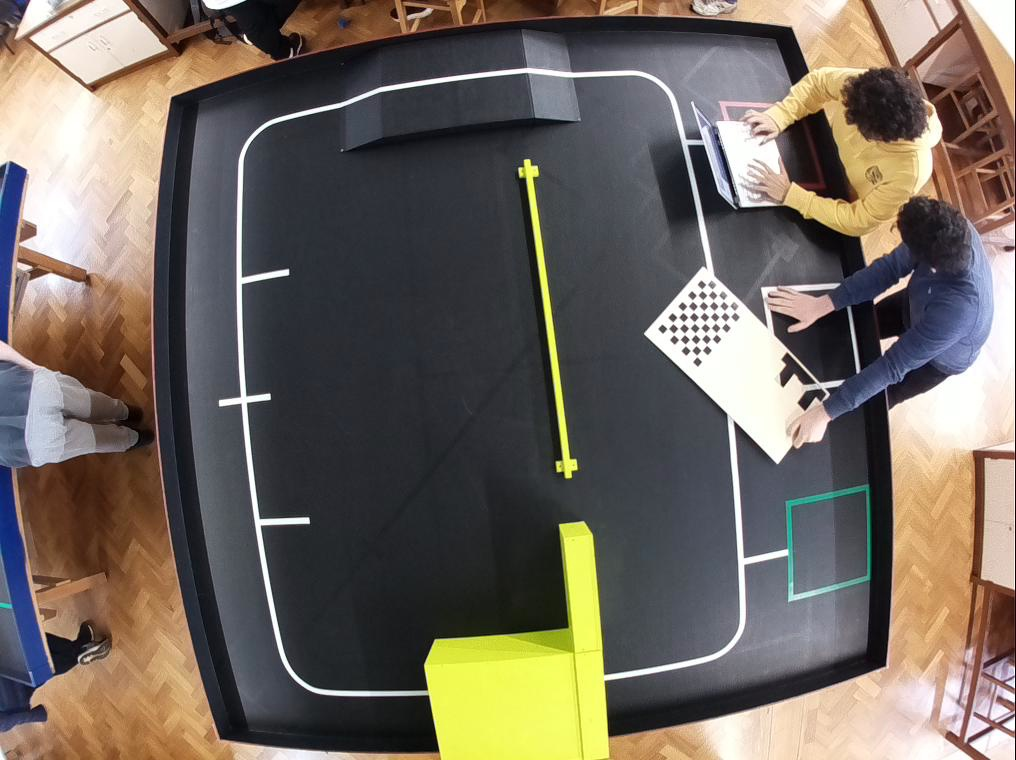
#> input picture 0_IDP_TEST.jpg, 1016 x 760 px; its folder holds only this picture in this run
$ python -i stream_test.py   (imports and definitions only)   (older library calls are emulated)
#> lines starting #> are read from the running program, lines starting #| are printed output that depends on the picture; after the words box and inside, x2 and y2 are one past the last pixel; in counts of white or black regions, pixels touching at a corner belong together
#> further down, picture is the input picture: shape (760, 1016, 3); mean B, G, R 94.7, 103.8, 112.3
import cv2
import time
import matplotlib.pyplot as plt
import os
import sys
from PIL import Image
import glob
import numpy as np

url = "http://localhost:8081/stream/video.mjpeg"

theta2 = 0
#theta2 = 4
theta = 83.5 + theta2

# Camera parameters for distortion and the camera matrix + dimensions
DIM=(1016, 760)
K= np.array([[567.4130565572482, 0.0, 501.39791714355], [0.0, 567.3325405728447, 412.9039077874256], [0.0, 0.0, 1.0]])
D=np.array([[-0.05470334257497442], [-0.09142371384400942], [0.17966906821072895], [-0.08708720575337928]])

# [27 lines left out: functions rotate_image, undistort, not called in this run]

# edge detection
def detect_edge(image):
    edges = cv2.Canny(image, 100, 200)
    return edges

# mask creation for white path lines
def mask(frame):
    img =  (cv2.cvtColor(frame, cv2.COLOR_BGR2HSV_FULL))
#> img: shape (760, 1016, 3); mean H, S, V 110.2, 63.5, 119.4
    sensitivity = 40
    lower_white = np.array([0,0,255-sensitivity])
    upper_white = np.array([255,sensitivity,255])

    mask = cv2.inRange(img, lower_white, upper_white)
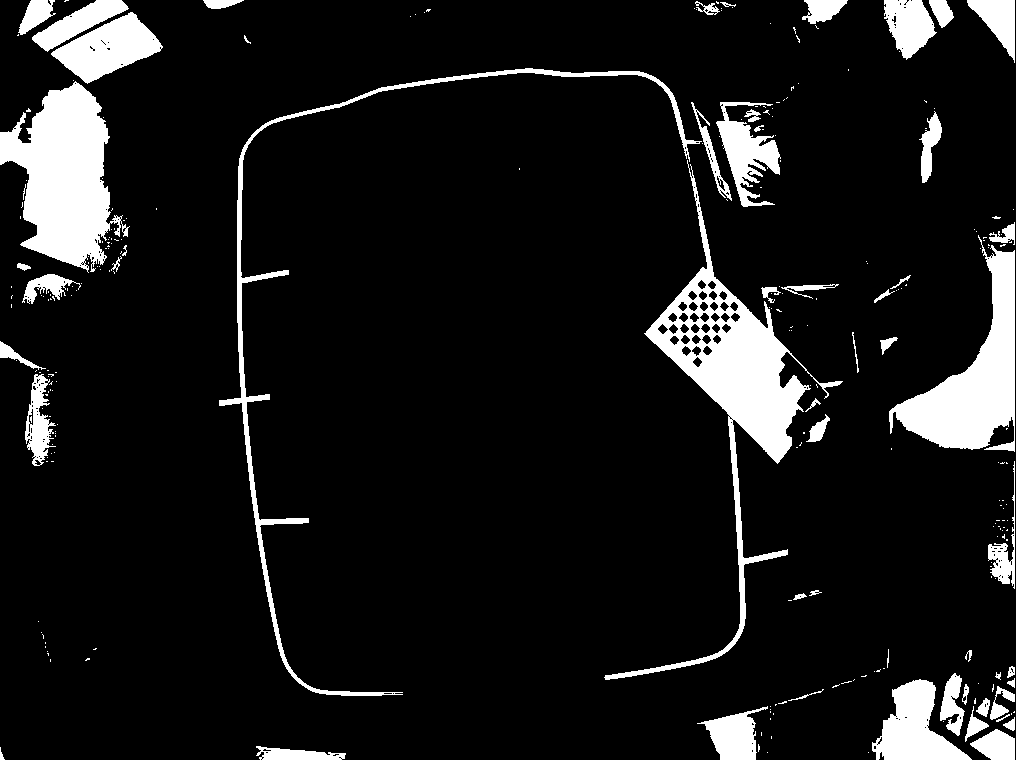
#> mask: shape (760, 1016); 10% white; 267 white regions (211 under 20 px), largest, box (x1, y1, x2, y2) and area: (604, 160, 843, 680) 15655, (0, 81, 130, 273) 13655, (889, 235, 1015, 452) 10432
    return mask

def region_of_interest(edges, top_height_parameter = 0.2, bot_height_parameter = 0.1):

    # this function will mask regions of interest by ANDing a polygon of that shape

    # percent to shave off the top
    # percent to shave off the bottom


#> called with top_height_parameter = 0.2, bot_height_parameter = 0.1
    h,w = edges.shape
#> h = 760; w = 1016
    mask = np.zeros_like(edges)

    # Polygon creation

    polygon = np.array([[
        (0, h * top_height_parameter),
        (w, h * top_height_parameter),
        (w, h * (1 - bot_height_parameter)),
        (0, h * (1 - bot_height_parameter)),
    ]], np.int32)
#> polygon = [[0, 152], [1016, 152], [1016, 684], [0, 684]]

    cv2.fillPoly(mask, polygon, 255)
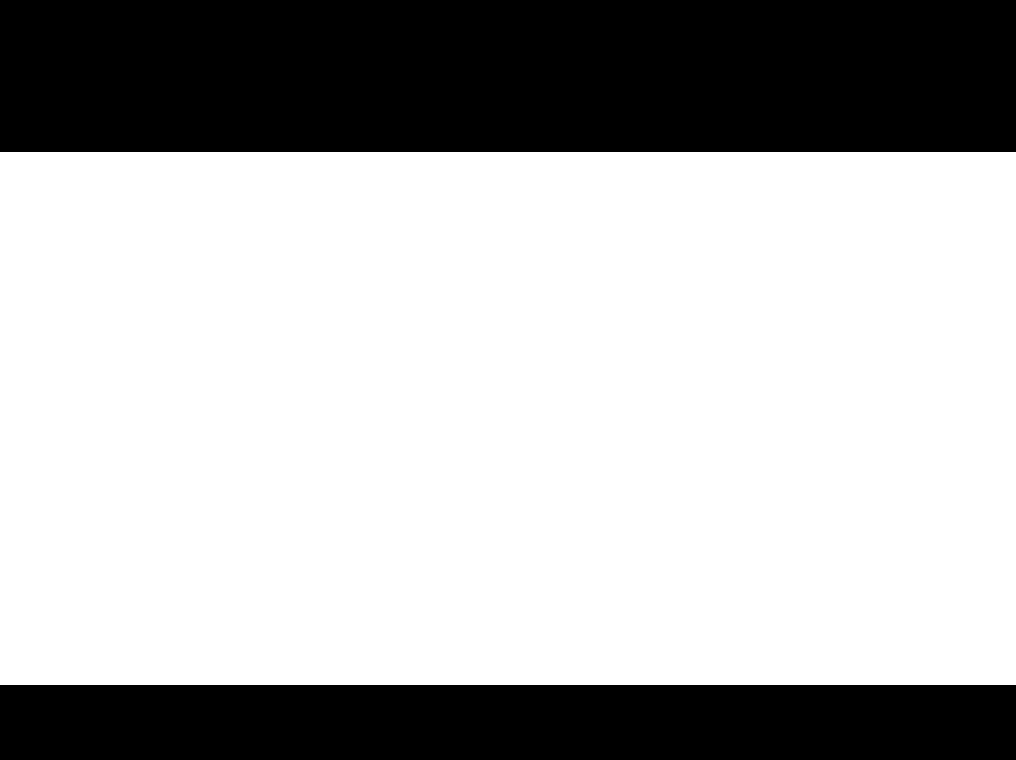
#> mask: shape (760, 1016); 70.1% white; 2 black regions, box (x1, y1, x2, y2) and area: (0, 0, 1016, 152) 154432, (0, 685, 1016, 760) 76200
    cropped_edges = cv2.bitwise_and(edges, mask)
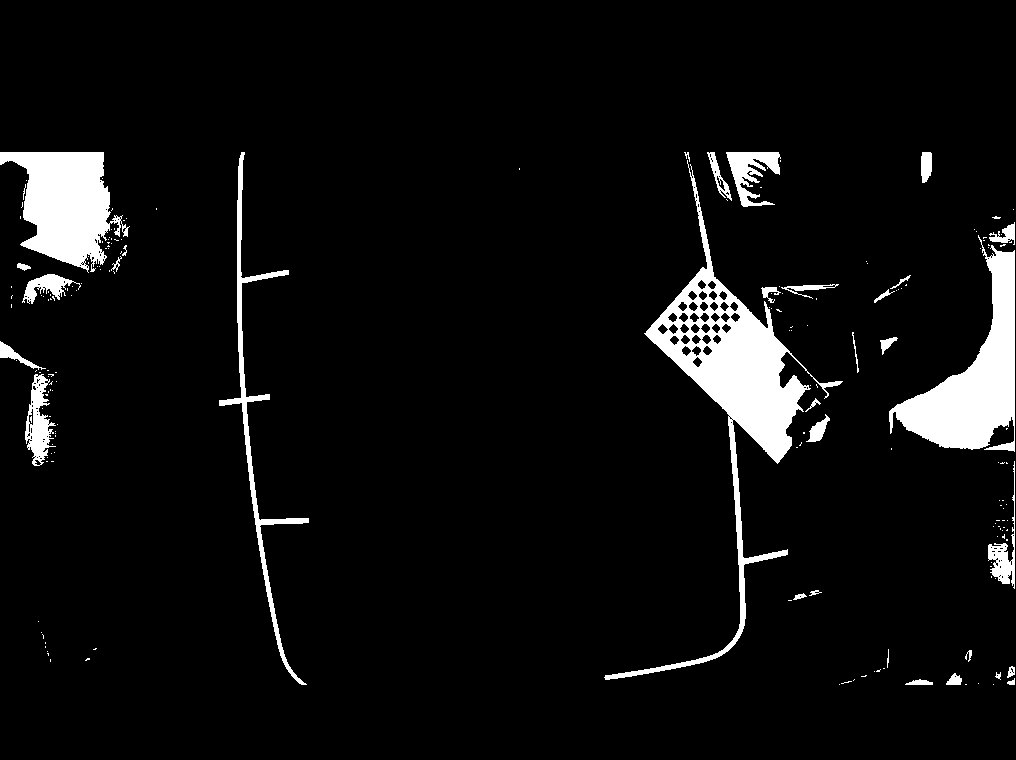
#> cropped_edges: shape (760, 1016); 6% white; 190 white regions (157 under 20 px), largest, box (x1, y1, x2, y2) and area: (604, 160, 843, 680) 15655, (889, 235, 1015, 452) 10432, (0, 152, 130, 273) 8870

    return cropped_edges

# creation of houghlines (based on edges detected from white path lines)
# [48 lines left out: functions houghline, plot_lanes, not called in this run]

# filtering
def filter_crop(image):
    img = region_of_interest(mask(image))
    return img

# color detection for any arbitrary color
# [177 lines left out: functions detect_colour, detect_obj, detect_objects, plot_point, plot_rectangle, plot_vline and 6 more, not called in this run]

>>> import cv2
>>> picture = cv2.imread('0_IDP_TEST.jpg')
>>> result = filter_crop(picture)

$ run again, on 10_IDP_TEST.jpg
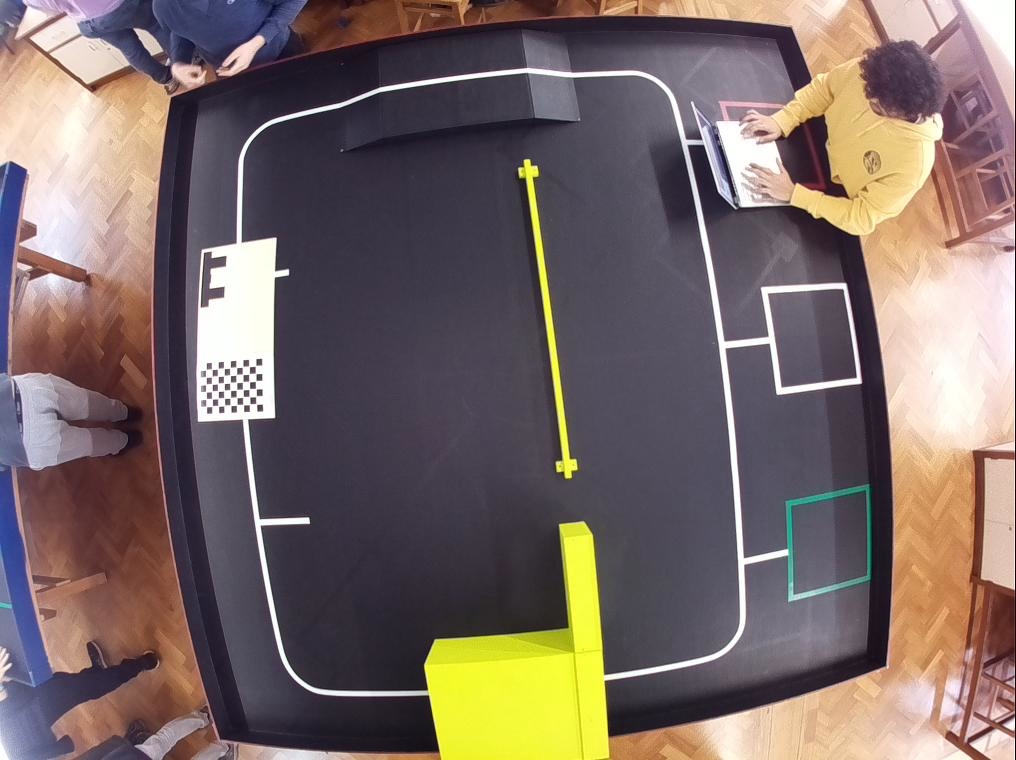
#> input picture 10_IDP_TEST.jpg, 1016 x 760 px
#> picture is the input picture: shape (760, 1016, 3); mean B, G, R 102.2, 106, 121
#> img: shape (760, 1016, 3); mean H, S, V 136.1, 67.5, 127.6
#> in mask, `mask = cv2.inRange(img, lower_white, upper_white)`:
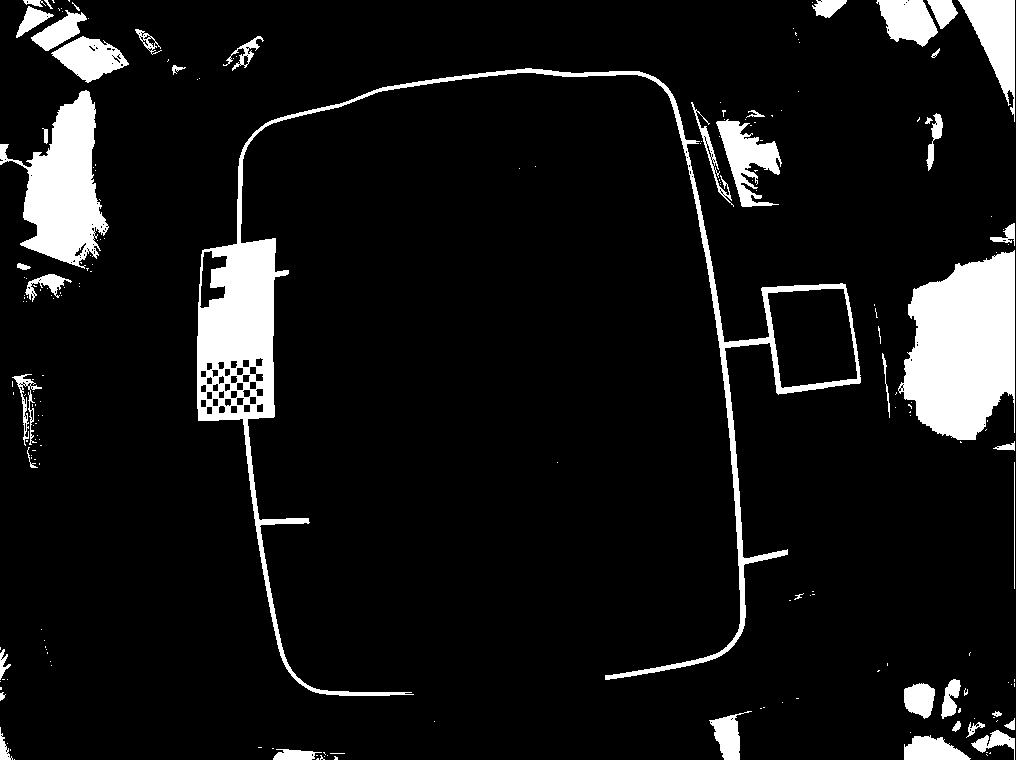
#> mask: shape (760, 1016); 8.8% white; 204 white regions (159 under 20 px), largest, box (x1, y1, x2, y2) and area: (197, 68, 861, 696) 21447, (898, 250, 1015, 440) 16250, (0, 90, 109, 269) 9492
#> h = 760; w = 1016
#> polygon = [[0, 152], [1016, 152], [1016, 684], [0, 684]]
#> in region_of_interest, `cropped_edges = cv2.bitwise_and(edges, mask)`:
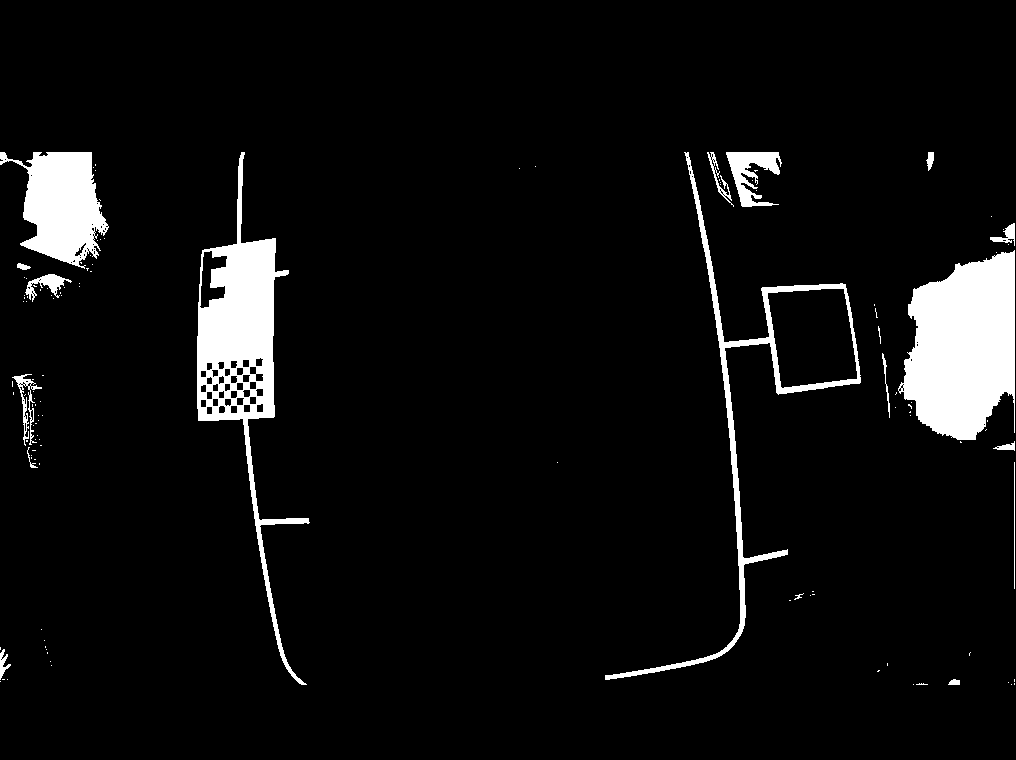
#> cropped_edges: shape (760, 1016); 6% white; 121 white regions (102 under 20 px), largest, box (x1, y1, x2, y2) and area: (898, 250, 1015, 440) 16250, (197, 152, 310, 685) 13244, (0, 152, 109, 269) 7311
